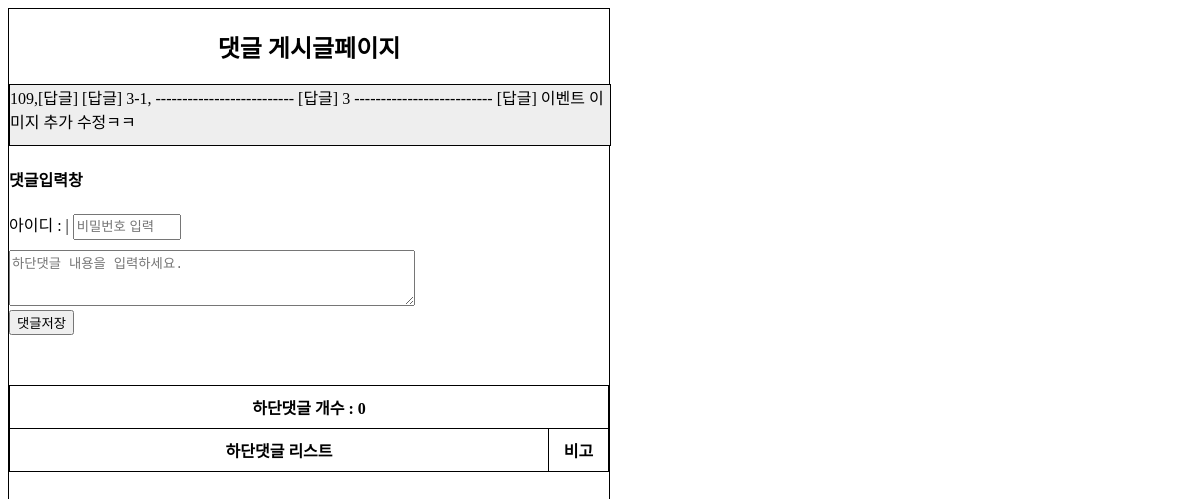
The app's page /board/view2/109/, older data.
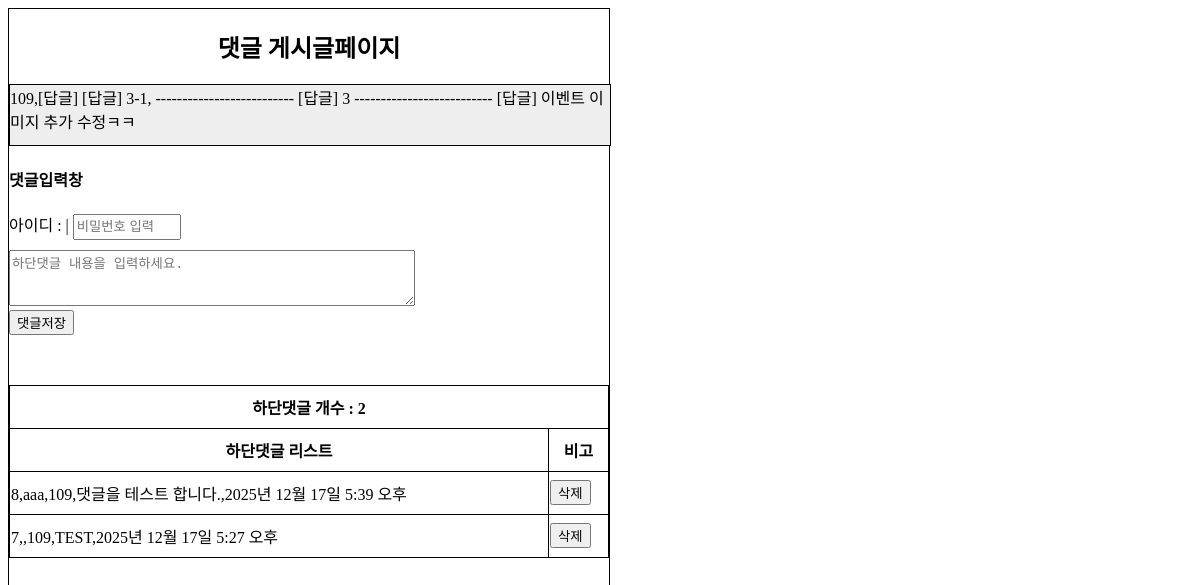
The same page, newer data.
### comment/models.py (models this page shows, shortened)
class Comment(models.Model):
    cno = models.AutoField(primary_key=True)
    board = models.ForeignKey(Board,on_delete=models.CASCADE)
    member = models.ForeignKey(Member,on_delete=models.SET_NULL,null=True,blank=True)
    cpw = models.CharField(max_length=10,null=True,blank=True)
    ccontent = models.TextField(blank=True)
    cdate = models.DateTimeField(auto_now=True)

### member/models.py (models this page shows, shortened)
class Member(models.Model):
    id = models.CharField(max_length=50,primary_key=True)
    pw = models.CharField(max_length=100)
    name = models.CharField(max_length=50)
    phone = models.CharField(max_length=13,default='010-0000-0000')
    gender = models.CharField(max_length=10,default='남자')
    hobby = models.CharField(max_length=100,default='게임')
    mdate = models.DateTimeField(auto_now=True)

### board/models.py (models this page shows, shortened)
class Board(models.Model):
    bno = models.AutoField(primary_key=True)
    btitle = models.CharField(max_length=1000)
    bcontent = models.TextField()
    member = models.ForeignKey(Member,on_delete=models.SET_NULL,null=True)
    bgroup = models.IntegerField(default=0)
    bstep = models.IntegerField(default=0)
    bindent = models.IntegerField(default=0)
    bhit = models.IntegerField(default=0) #조회수
    bfile = models.FileField(default='',null=True)
    bdate = models.DateTimeField(auto_now=True)

### board/views.py (the view)
# urls.py: path('view2/<int:bno>/', views.view2, name='view2'),
def view2(request,bno):
    print("bno : ",bno)
    qs = Board.objects.filter(bno=bno)
    c_qs = Comment.objects.filter(board=qs[0]).order_by('-cno')
    context = {'board':qs[0],'clist':c_qs}
    return render(request,'board/view2.html',context)

### board/templates/board/view2.html (shortened to what this page needs)
<!DOCTYPE html>
<html lang="en">
<head>
</head>
<body>
    <h2>댓글 게시글페이지</h2>
    <section>{{board.bno}},{{board.btitle}},{{board.bcontent}}</section>
    <h4>댓글입력창</h4>
    <form>
        <label>아이디 : {{request.session.session_id}} | </label>
        <input type='text' id='cpw' name='cpw' placeholder='비밀번호 입력'><br>
        <textarea id='ccontent' name='ccontent' placeholder='하단댓글 내용을 입력하세요.'></textarea><br>
        <input type='button' id='writeBtn' value='댓글저장'><br>
    </form>
    <table>
        <colgroup>
          <col width='90%'>
          <col width='10%'>
        </colgroup>
        <tr>
            <th colspan='2'>하단댓글 개수 : <span id='cnt'>{{clist.count}}</span></th>
        </tr>
        <tr>
            <th>하단댓글 리스트</th>
            <th>비고</th>
        </tr>
        <tbody id='tbody'>
            {% for c in clist %}
            <tr id='{{c.cno}}'>
                <td>{{c.cno}},{{c.member.id}},{{c.board.bno}},{{c.ccontent}},{{c.cdate}}</td>
                <td><button type='button' class='deleteBtn'>삭제</button></td>
            </tr>
            {% endfor %}
        </tbody>
    </table>
</body>
</html>

Row changes from the older to the newer data that the page shows:
added Comment: cno "8", member.id "aaa", board.bno "109", ccontent "댓글을 테스트 합니다.", cdate "2025년 12월 17일 5:39 오후"
added Comment: cno "7", board.bno "109", ccontent "TEST", cdate "2025년 12월 17일 5:27 오후"
Text that changed along with them:
{{ clist.count }}: "0" → "2"
